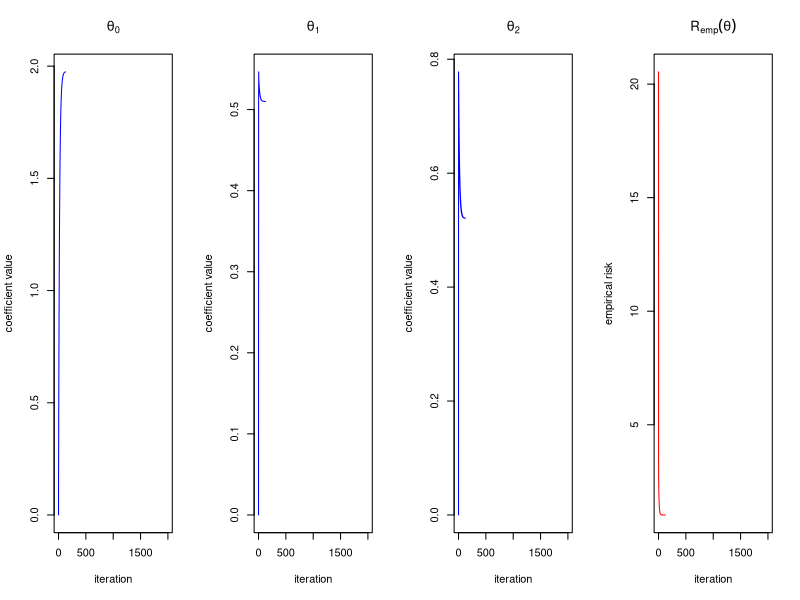
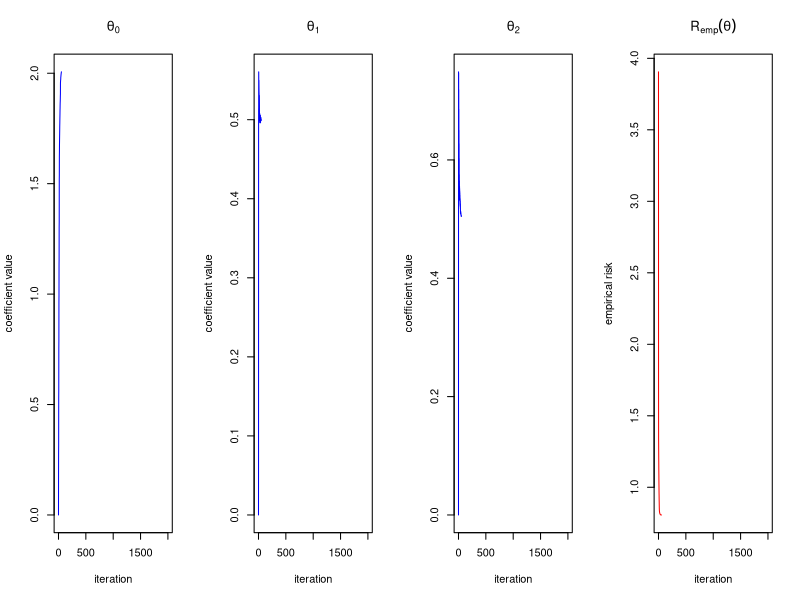

The R script that drew these images, in order:
## ---- chunk 1
knitr::opts_chunk$set(echo = TRUE)
## ---- chunk 2
# Calculate quadratic risk
# This function calculates the L2 risk of a linear regression model
# Inputs:
# - Y: a numeric vector of response variable
# - X: a matrix of predictor variables
# - theta: a numeric vector of regression coefficients
# Outputs:
# - quadratic_risk: a numeric value representing the L2 risk of the model
calculate_L2_risk <- function(Y, X, theta) {
  squared_diff <- (X %*% theta - Y) ^ 2
  quadratic_risk <- 1 / nrow(X) * sum(squared_diff)
  return(quadratic_risk)
}


## ---- chunk 3
calculate_L1_risk <- function(Y, X, theta) {
  mean(abs(X %*% theta - Y))
}

## ---- chunk 4
absolute_gradient <- function(Y, X, theta) {
  1 / nrow(X) * t(X) %*% sign(X %*% theta - Y)
}
## ---- chunk 5
squared_gradient <- function(Y, X, theta) {
  2 / nrow(X) * (t(X) %*% (X %*% theta - Y))
}
## ---- chunk 6
# Y: a vector of response values (dependent variable).
# X: a matrix of predictor values (independent variables).
# theta: a vector of initial coefficients.
# risk: a function that computes the empirical risk given the response Y, predictor X, and coefficients theta. The default is risk_quadratic, which computes the squared error loss.
# gradient: a function that computes the gradient of the empirical risk given the response Y, predictor X, and coefficients theta. The default is gradient_quadratic, which computes the gradient of the squared error loss.
# lambda: a scalar representing the learning rate, which controls the step size for each iteration of gradient descent. The default value is 0.005.
# epsilon: a scalar representing the convergence threshold. The optimization algorithm stops when the change in coefficients between two iterations is less than epsilon. The default value is 0.0001.
# max_iterations: a scalar representing the maximum number of iterations allowed for gradient descent. The default value is 2000.
# min_learning_rate and max_learning_rate: scalar values representing the lower and upper bounds of the learning rate. The default values are 0 and 1000, respectively.
# plot: a boolean indicating whether or not to plot the coefficient values and loss function over iterations. The default value is TRUE.
# include_storage: a boolean indicating whether or not to include the storage of loss and coefficient values in the returned object. The default value is FALSE.

gradient_descent <- function(
    Y, X, theta,
    risk = calculate_L2_risk,
    gradient = squared_gradient,
    lambda = 0.005,
    epsilon = 0.0001,
    max_iterations = 2000,
    min_learning_rate = 0,
    max_learning_rate = 1000,
    plot = TRUE,
    include_storage = FALSE) {
  loss_storage <- data.frame(
    iterations = seq_len(max_iterations) - 1,
    loss = NA
  )
  theta_storage <- matrix(NA, ncol = length(theta), nrow = max_iterations + 1)
  loss_storage[1, "loss"] <- risk(Y, X, theta)
  theta_storage[1, ] <- theta
  
  for (i in 1:max_iterations) {
    grad <- gradient(Y = Y, X = X, theta = theta)
    lambda_opt <- optim(
      par = lambda, # start value
      fn = function(lambda) risk(Y = Y, X = X, theta = theta - lambda * grad), # to min
      method = "Brent", # 1d minimization
      lower = min_learning_rate,
      upper = max_learning_rate,
    )$par
    theta <- theta - lambda_opt * grad
    loss_storage[i + 1, "loss"] <- risk(Y = Y, X = X, theta = theta)
    theta_storage[i + 1, ] <- t(theta)
    
    if (i > 1 && sqrt(sum((theta_storage[i, ] - theta_storage[i + 1, ])^2)) < epsilon) {
      break
    }
  }
  if (plot) {
    layout(t(1:(length(theta) + 1)))
    for (i in 1:length(theta)) {
      plot(
        x = seq_along(theta_storage[, i]) - 1, y = theta_storage[, i],
        ylab = "coefficient value",
        xlab = "iteration", type = "l", col = "blue",
        main = bquote(theta[.(i - 1)])
      )
    }
    plot(
      x = seq_along(loss_storage[, "loss"]) - 1, y = loss_storage[, "loss"],
      ylab = "empirical risk",
      xlab = "iteration", type = "l", col = "red",
      main = expression(R[emp](theta))
    )
  }
  if (include_storage) {
    list(
      theta = theta, risk = risk(Y, X, theta),
      storage = list(loss = loss_storage, theta = theta_storage)
    )
  } else {
    list(theta = theta, risk = risk(Y, X, theta))
  }
}

## ---- chunk 7
set.seed(1337)
n <- 500
# design matrix
X <- cbind(
1,
runif(n, -5, 5),
runif(n, -3, 10))

true_theta <- c(2, 0.5, 0.5)
Y <- X %*% true_theta + rnorm(n)

theta_init <- rep(0, ncol(X))
gradient_descent(Y = Y, X = X, theta = theta_init)

## ---- chunk 8
gradient_descent(Y = Y, X= X, theta = theta_init, gradient = absolute_gradient, risk = calculate_L1_risk)
